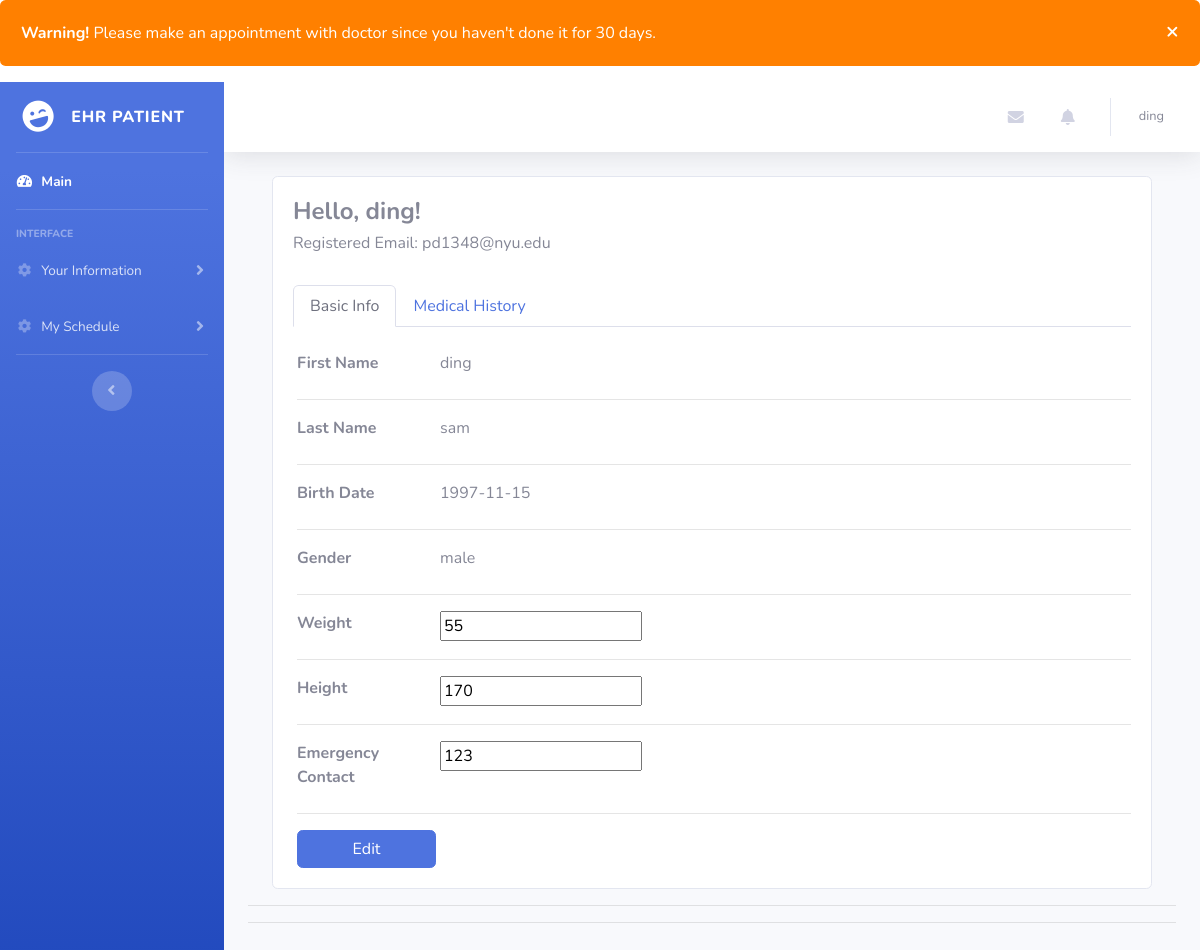
Page /patient/patient_page (signed in) on the committed database.
### tables this page shows
CREATE TABLE patients (
    id INTEGER PRIMARY KEY AUTOINCREMENT,
    last_name TEXT NOT NULL,
    first_name TEXT NOT NULL,
    password TEXT NOT NULL,
    email TEXT NOT NULL,
    phone_number TEXT NOT NULL,
    gender TEXT CHECK (gender='male' or gender='female') NOT NULL,
    height TEXT NOT NULL,
    weight TEXT NOT NULL,
    data_of_birth TEXT NOT NULL,
    emergency_contacts TEXT,
    medical_his TEXT
);

### main_app/patient.py (the view)
@patient_bp.route("/patient_page", methods=('GET', 'POST'))
@login_required_patient
def show_main():
    time = str(datetime.now() - relativedelta(days=30))
    db = get_db()
    all_doctors = db.execute("SELECT * FROM doctors").fetchall()
    provider = db.execute("SELECT * FROM take_care JOIN doctors ON take_care.doctor_id = doctors.id WHERE patient_id=?", (g.user['id'], )).fetchone()
    available_schedule = db.execute("SELECT * FROM doctors JOIN schedule s on doctors.id = s.doctor_id ORDER BY s.doctor_id").fetchall()
    my_past_schedule = db.execute("SELECT * FROM schedule "
                             "LEFT OUTER JOIN appointment a on schedule.doctor_id = a.doctor_id and schedule.start_time=a.start_time "
                             "LEFT OUTER JOIN doctors d on a.doctor_id = d.id WHERE a.patient_id=? AND a.status=?",
                             (g.user["id"], 'finished')).fetchall()
    my_upcoming_schedule = db.execute("SELECT * FROM schedule "
                             "LEFT OUTER JOIN appointment a on schedule.doctor_id = a.doctor_id and schedule.start_time=a.start_time "
                             "LEFT OUTER JOIN doctors d on a.doctor_id = d.id WHERE a.patient_id=? AND a.status<>?",
                             (g.user["id"], 'finished')).fetchall()
    if provider is not None:
        my_provider_schedule = db.execute("SELECT * FROM schedule WHERE doctor_id=?", (provider["id"], ))
    else:
        my_provider_schedule = None
    medical_his = db.execute("SELECT start_time, medical_his FROM appointment WHERE patient_id=? ORDER BY start_time", (g.user['id'], )).fetchall()
    medical_his_changed = []
    check_appointment = db.execute("SELECT * FROM appointment WHERE start_time>? AND patient_id=?", (time, g.user['id'])).fetchone()
    if check_appointment is None:
        need_appointment = True
    else:
        need_appointment = False
    for r in medical_his:
        his_d = {}
        his_d["start_time"] = r["start_time"]
        his_d["medical_his"] = r["medical_his"].split("\\n")
        medical_his_changed.append(his_d)
    comments_dic = {}
    for r in all_doctors:
        doctor_id = r['id']
        print(doctor_id)
        comments = db.execute("SELECT appointment.comments, p.first_name, p.last_name "
                              "FROM appointment JOIN patients p on appointment.patient_id = p.id "
                              "WHERE doctor_id=?", (doctor_id, )).fetchall()
        total = ""
        for c in comments:
            if c['comments'] is not None:
                total = total + c['last_name'] + " " + c['first_name'] + ":" + "\\n" + c["comments"] + "\\n"
        print(total)
        comments_dic[doctor_id] = total
    print(comments_dic)
    return render_template('./patient.html', my_provider=provider,  available_schedule=available_schedule,
                           my_provider_schedule=my_provider_schedule, medical_his=medical_his_changed,
                           need_appointment=need_appointment, my_past_schedule=my_past_schedule,
                           my_upcoming_schedule=my_upcoming_schedule, comments=comments_dic)

### main_app/templates/patient.html (shortened to what this page needs)
<!DOCTYPE html>
<html lang="en">
{% extends 'base.html' %}
{% block content %}
<head>
</head>
<body id="page-top">
{% if need_appointment == True %}
    <div class="alert">
      <span class="closebtn" onclick="this.parentElement.style.display='none';">&times;</span>
      <strong>Warning!</strong> Please make an appointment with doctor since you haven't done it for 30 days.
    </div>
{% endif %}
    <div id="wrapper">
        <ul class="navbar-nav bg-gradient-primary sidebar sidebar-dark accordion" id="accordionSidebar">
            <a class="sidebar-brand d-flex align-items-center justify-content-center" href="">
                <div class="sidebar-brand-icon rotate-n-15">
                    <i class="fas fa-laugh-wink"></i>
                </div>
                <div class="sidebar-brand-text mx-3">EHR Patient</div>
            </a>
            <hr class="sidebar-divider my-0">
            <li class="nav-item active">
                <a class="nav-link">
                    <i class="fas fa-fw fa-tachometer-alt"></i>
                    <span>Main</span></a>
            </li>
            <hr class="sidebar-divider">
            <div class="sidebar-heading">
                Interface
            </div>
            <li class="nav-item">
                <a class="nav-link collapsed" href="#" data-toggle="collapse" data-target="#collapseTwo" aria-expanded="true" aria-controls="collapseTwo">
                    <i class="fas fa-fw fa-cog"></i>
                    <span>Your Information</span>
                </a>
            </li>
            <li class="nav-item">
                <a class="nav-link collapsed" href="#" data-toggle="collapse" data-target="#collapseOne" aria-expanded="true" aria-controls="collapseTwo">
                    <i class="fas fa-fw fa-cog"></i>
                    <span>My Schedule</span>
                </a>
            </li>
            <hr class="sidebar-divider d-none d-md-block">
            <div class="text-center d-none d-md-inline">
                <button class="rounded-circle border-0" id="sidebarToggle"></button>
            </div>
        </ul>
        <div id="content-wrapper" class="d-flex flex-column">
            <div id="content">
                <nav class="navbar navbar-expand navbar-light bg-white topbar mb-4 static-top shadow">
                    <ul class="navbar-nav ml-auto">
                        <li class="nav-item dropdown no-arrow mx-1">
                            <a class="nav-link dropdown-toggle" href="#" id="messagesDropdown" role="button" data-toggle="dropdown" aria-haspopup="true" aria-expanded="false">
                                <i class="fas fa-envelope fa-fw"></i>
                            </a>
                        </li>
                        <li class="nav-item dropdown no-arrow mx-1">
                            <a class="nav-link dropdown-toggle" id="messagesDropdown" role="button" data-toggle="dropdown" aria-haspopup="true" aria-expanded="false">
                                <i class="fas fa-bell fa-fw"></i>
                            </a>
                        </li>
                        <li class="nav-item dropdown no-arrow">
                            <a class="nav-link dropdown-toggle" href="#" id="userDropdown" role="button" data-toggle="dropdown" aria-haspopup="true" aria-expanded="false">
                                <span class="mr-2 d-none d-lg-inline text-gray-600 small">{{g.user['first_name']}}</span>
                            </a>
                        </li>
                    </ul>
                </nav>
                <div class="container-fluid">
                    <div class="container" id="patient-info">
                        <div class="row">
                            <div class="col-12">
                                <div class="card">
                                    <div class="card-body">
                                        <div class="card-title mb-4">
                                            <div class="d-flex justify-content-start">
                                                <div class="userData">
                                                    <h2 class="d-block" style="font-size: 1.5rem; font-weight: bold">Hello, {{g.user['first_name']}}!</h2>
                                                    <h6 class="d-block">Registered Email: <a>{{g.user['email']}}</a></h6>
                                                </div>
                                            </div>
                                        </div>
                                        <div class="row">
                                            <div class="col-12">
                                                <ul class="nav nav-tabs mb-4" id="myTab" role="tablist">
                                                    <li class="nav-item">
                                                        <a class="nav-link active" id="basicInfo-tab" data-toggle="tab" href="#basicInfo" role="tab" aria-controls="basicInfo" aria-selected="true">Basic Info</a>
                                                    </li>
                                                    <li class="nav-item">
                                                        <a class="nav-link" id="connectedServices-tab" data-toggle="tab" href="#connectedServices" role="tab" aria-controls="connectedServices" aria-selected="false">Medical History</a>
                                                    </li>
                                                </ul>
                                                <div class="tab-content ml-1" id="myTabContent">
                                                    <div class="tab-pane fade show active" id="basicInfo" role="tabpanel" aria-labelledby="basicInfo-tab">
                                                        <form method="post" action="{{ url_for('patient.edit_info') }}">
                                                        <div class="row">
                                                            <div class="col-sm-3 col-md-2 col-5">
                                                                <label style="font-weight:bold;">First Name</label>
                                                            </div>
                                                            <div class="col-md-8 col-6">
                                                                {{g.user['first_name']}}
                                                            </div>
                                                        </div>
                                                        <hr/>
                                                        <div class="row">
                                                            <div class="col-sm-3 col-md-2 col-5">
                                                                <label style="font-weight:bold;">Last Name</label>
                                                            </div>
                                                            <div class="col-md-8 col-6">
                                                                {{g.user['last_name']}}
                                                            </div>
                                                        </div>
                                                        <hr/>
                                                        <div class="row">
                                                            <div class="col-sm-3 col-md-2 col-5">
                                                                <label style="font-weight:bold;">Birth Date</label>
                                                            </div>
                                                            <div class="col-md-8 col-6">
                                                                {{g.user['data_of_birth']}}
                                                            </div>
                                                        </div>
                                                        <hr/>
                                                        <div class="row">
                                                            <div class="col-sm-3 col-md-2 col-5">
                                                                <label style="font-weight:bold;">Gender</label>
                                                            </div>
                                                            <div class="col-md-8 col-6">
                                                                {{g.user['gender']}}
                                                            </div>
                                                        </div>
                                                        <hr />
                                                        <div class="row">
                                                            <div class="col-sm-3 col-md-2 col-5">
                                                                <label style="font-weight:bold;">Weight</label>
                                                            </div>
                                                            <div class="col-md-8 col-6">
                                                                <input name="weight" value="{{g.user['weight']}}">
                                                            </div>
                                                        </div>
                                                        <hr />
                                                        <div class="row">
                                                            <div class="col-sm-3 col-md-2 col-5">
                                                                <label style="font-weight:bold;">Height</label>
                                                            </div>
                                                            <div class="col-md-8 col-6">
                                                                <input name="height" value="{{g.user['height']}}">
                                                            </div>
                                                        </div>
                                                        <hr />
                                                        <div class="row">
                                                            <div class="col-sm-3 col-md-2 col-5">
                                                                <label style="font-weight:bold;">Emergency Contact</label>
                                                            </div>
                                                            <div class="col-md-8 col-6">
                                                                <input name="emergency_contacts" value="{{g.user['emergency_contacts']}}">
                                                            </div>
                                                        </div>
                                                        <hr/>
                                                        <div>
                                                            <input type="submit" value="Edit" class="col-2 btn btn-primary btn-user btn-block">
                                                        </div>
                                                        </form>
                                                    </div>
                                                </div>
                                            </div>
                                        </div>
                                    </div>
                                </div>
                            </div>
                        </div>
                    </div>
                    <hr/>
                    <hr/>
                    <div class="container-fluid">
                        <div class="row text-center pb-4">
                        </div>
        </div>
    </div>
    </div>
</body>
{% endblock %}

### rows in the picture
patients: user.first_name "ding", user.email "pd1348@nyu.edu", user.last_name "sam", user.data_of_birth "1997-11-15", user.gender "male", weight "55", height "170", emergency_contacts "123"
